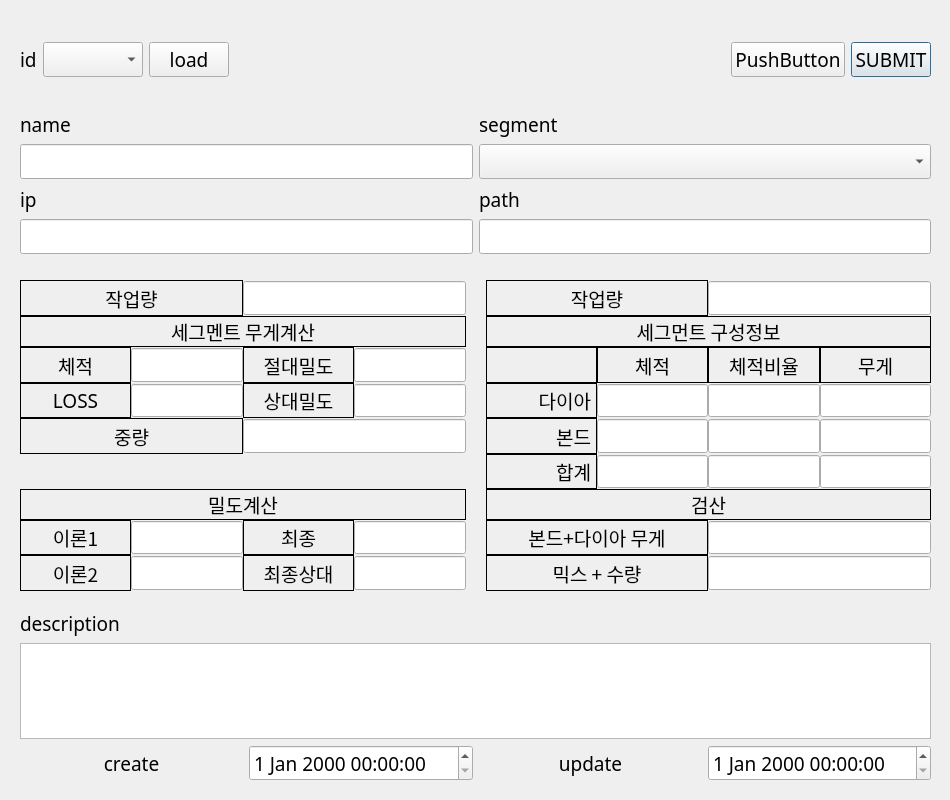
<?xml version="1.0" encoding="UTF-8"?>
<ui version="4.0">
 <class>Dialog</class>
 <widget class="QDialog" name="Dialog">
  <property name="geometry">
   <rect>
    <x>0</x>
    <y>0</y>
    <width>950</width>
    <height>800</height>
   </rect>
  </property>
  <property name="font">
   <font>
    <family>굴림</family>
    <pointsize>14</pointsize>
   </font>
  </property>
  <property name="windowTitle">
   <string>Dialog</string>
  </property>
  <widget class="QWidget" name="gridLayoutWidget">
   <property name="geometry">
    <rect>
     <x>20</x>
     <y>610</y>
     <width>911</width>
     <height>171</height>
    </rect>
   </property>
   <layout class="QGridLayout" name="gridLayout_2">
    <item row="1" column="0" colspan="4">
     <widget class="QPlainTextEdit" name="descriptionPlainTextEdit">
      <property name="plainText">
       <string/>
      </property>
     </widget>
    </item>
    <item row="2" column="2">
     <widget class="QLabel" name="label_17">
      <property name="text">
       <string>update</string>
      </property>
      <property name="alignment">
       <set>Qt::AlignCenter</set>
      </property>
     </widget>
    </item>
    <item row="2" column="0">
     <widget class="QLabel" name="label_16">
      <property name="text">
       <string>create</string>
      </property>
      <property name="alignment">
       <set>Qt::AlignCenter</set>
      </property>
     </widget>
    </item>
    <item row="2" column="3">
     <widget class="QDateTimeEdit" name="update_dateDateTimeEdit">
      <property name="specialValueText">
       <string> </string>
      </property>
     </widget>
    </item>
    <item row="2" column="1">
     <widget class="QDateTimeEdit" name="reg_dateDateTimeEdit">
      <property name="specialValueText">
       <string> </string>
      </property>
     </widget>
    </item>
    <item row="0" column="0" colspan="4">
     <widget class="QLabel" name="label_15">
      <property name="text">
       <string>description</string>
      </property>
     </widget>
    </item>
   </layout>
  </widget>
  <widget class="QWidget" name="gridLayoutWidget_3">
   <property name="geometry">
    <rect>
     <x>20</x>
     <y>20</y>
     <width>911</width>
     <height>80</height>
    </rect>
   </property>
   <layout class="QGridLayout" name="gridLayout">
    <item row="0" column="0">
     <widget class="QLabel" name="label_12">
      <property name="text">
       <string>id</string>
      </property>
     </widget>
    </item>
    <item row="0" column="6">
     <widget class="QPushButton" name="submitBtn">
      <property name="text">
       <string>SUBMIT</string>
      </property>
     </widget>
    </item>
    <item row="0" column="2">
     <widget class="QPushButton" name="loadBtn">
      <property name="text">
       <string>load</string>
      </property>
     </widget>
    </item>
    <item row="0" column="4">
     <spacer name="horizontalSpacer">
      <property name="orientation">
       <enum>Qt::Horizontal</enum>
      </property>
      <property name="sizeHint" stdset="0">
       <size>
        <width>40</width>
        <height>20</height>
       </size>
      </property>
     </spacer>
    </item>
    <item row="0" column="1">
     <widget class="QComboBox" name="idComboBox"/>
    </item>
    <item row="0" column="5">
     <widget class="QPushButton" name="pushButton">
      <property name="text">
       <string>PushButton</string>
      </property>
     </widget>
    </item>
   </layout>
  </widget>
  <widget class="QWidget" name="gridLayoutWidget_2">
   <property name="geometry">
    <rect>
     <x>20</x>
     <y>110</y>
     <width>911</width>
     <height>144</height>
    </rect>
   </property>
   <layout class="QGridLayout" name="gridLayout_3">
    <item row="2" column="0">
     <widget class="QLabel" name="label_19">
      <property name="text">
       <string>ip</string>
      </property>
     </widget>
    </item>
    <item row="0" column="1">
     <widget class="QLabel" name="label_18">
      <property name="text">
       <string>segment</string>
      </property>
     </widget>
    </item>
    <item row="0" column="0">
     <widget class="QLabel" name="label_14">
      <property name="text">
       <string>name</string>
      </property>
     </widget>
    </item>
    <item row="1" column="0">
     <widget class="QLineEdit" name="nameLineEdit">
      <property name="maximumSize">
       <size>
        <width>500</width>
        <height>16777215</height>
       </size>
      </property>
     </widget>
    </item>
    <item row="1" column="1">
     <widget class="QComboBox" name="segmentComboBox"/>
    </item>
    <item row="3" column="0">
     <widget class="QLineEdit" name="ipLineEdit">
      <property name="maximumSize">
       <size>
        <width>500</width>
        <height>16777215</height>
       </size>
      </property>
     </widget>
    </item>
    <item row="2" column="1">
     <widget class="QLabel" name="label_20">
      <property name="text">
       <string>path</string>
      </property>
     </widget>
    </item>
    <item row="3" column="1">
     <widget class="QLineEdit" name="pathLineEdit">
      <property name="maximumSize">
       <size>
        <width>500</width>
        <height>16777215</height>
       </size>
      </property>
     </widget>
    </item>
   </layout>
  </widget>
  <widget class="QWidget" name="sp_infoGridLayoutWidget">
   <property name="geometry">
    <rect>
     <x>20</x>
     <y>280</y>
     <width>911</width>
     <height>311</height>
    </rect>
   </property>
   <layout class="QGridLayout" name="sp_infoGridLayout">
    <property name="spacing">
     <number>0</number>
    </property>
    <item row="8" column="5" colspan="4">
     <widget class="QLabel" name="label_25">
      <property name="frameShape">
       <enum>QFrame::Box</enum>
      </property>
      <property name="text">
       <string>검산</string>
      </property>
      <property name="alignment">
       <set>Qt::AlignCenter</set>
      </property>
      <property name="margin">
       <number>3</number>
      </property>
     </widget>
    </item>
    <item row="6" column="8">
     <widget class="QDoubleSpinBox" name="autos_total_weightDoubleSpinBox">
      <property name="alignment">
       <set>Qt::AlignRight|Qt::AlignTrailing|Qt::AlignVCenter</set>
      </property>
      <property name="readOnly">
       <bool>true</bool>
      </property>
      <property name="buttonSymbols">
       <enum>QAbstractSpinBox::NoButtons</enum>
      </property>
      <property name="specialValueText">
       <string> </string>
      </property>
      <property name="maximum">
       <double>999999.989999999990687</double>
      </property>
     </widget>
    </item>
    <item row="0" column="5" colspan="2">
     <widget class="QLabel" name="label_43">
      <property name="frameShape">
       <enum>QFrame::Box</enum>
      </property>
      <property name="text">
       <string>작업량</string>
      </property>
      <property name="alignment">
       <set>Qt::AlignCenter</set>
      </property>
      <property name="margin">
       <number>3</number>
      </property>
     </widget>
    </item>
    <item row="0" column="0" colspan="2">
     <widget class="QLabel" name="label">
      <property name="frameShape">
       <enum>QFrame::Box</enum>
      </property>
      <property name="text">
       <string>작업량</string>
      </property>
      <property name="alignment">
       <set>Qt::AlignCenter</set>
      </property>
      <property name="margin">
       <number>3</number>
      </property>
     </widget>
    </item>
    <item row="5" column="7">
     <widget class="QDoubleSpinBox" name="autos_bond_volume_rateDoubleSpinBox">
      <property name="alignment">
       <set>Qt::AlignRight|Qt::AlignTrailing|Qt::AlignVCenter</set>
      </property>
      <property name="readOnly">
       <bool>true</bool>
      </property>
      <property name="buttonSymbols">
       <enum>QAbstractSpinBox::NoButtons</enum>
      </property>
      <property name="specialValueText">
       <string> </string>
      </property>
      <property name="maximum">
       <double>999999.989999999990687</double>
      </property>
     </widget>
    </item>
    <item row="9" column="5" colspan="2">
     <widget class="QLabel" name="label_41">
      <property name="font">
       <font>
        <pointsize>14</pointsize>
       </font>
      </property>
      <property name="frameShape">
       <enum>QFrame::Box</enum>
      </property>
      <property name="text">
       <string>본드+다이아 무게</string>
      </property>
      <property name="alignment">
       <set>Qt::AlignCenter</set>
      </property>
      <property name="margin">
       <number>3</number>
      </property>
     </widget>
    </item>
    <item row="10" column="2">
     <widget class="QLabel" name="label_27">
      <property name="frameShape">
       <enum>QFrame::Box</enum>
      </property>
      <property name="text">
       <string>최종상대</string>
      </property>
      <property name="alignment">
       <set>Qt::AlignCenter</set>
      </property>
      <property name="margin">
       <number>3</number>
      </property>
     </widget>
    </item>
    <item row="5" column="5">
     <widget class="QLabel" name="label_8">
      <property name="frameShape">
       <enum>QFrame::Box</enum>
      </property>
      <property name="text">
       <string>본드</string>
      </property>
      <property name="alignment">
       <set>Qt::AlignRight|Qt::AlignTrailing|Qt::AlignVCenter</set>
      </property>
      <property name="margin">
       <number>3</number>
      </property>
     </widget>
    </item>
    <item row="9" column="3">
     <widget class="QDoubleSpinBox" name="autos_final_densityDoubleSpinBox">
      <property name="alignment">
       <set>Qt::AlignRight|Qt::AlignTrailing|Qt::AlignVCenter</set>
      </property>
      <property name="readOnly">
       <bool>true</bool>
      </property>
      <property name="buttonSymbols">
       <enum>QAbstractSpinBox::NoButtons</enum>
      </property>
      <property name="specialValueText">
       <string> </string>
      </property>
      <property name="maximum">
       <double>999999.989999999990687</double>
      </property>
     </widget>
    </item>
    <item row="4" column="5">
     <widget class="QLabel" name="label_5">
      <property name="frameShape">
       <enum>QFrame::Box</enum>
      </property>
      <property name="text">
       <string>다이아</string>
      </property>
      <property name="alignment">
       <set>Qt::AlignRight|Qt::AlignTrailing|Qt::AlignVCenter</set>
      </property>
      <property name="margin">
       <number>3</number>
      </property>
     </widget>
    </item>
    <item row="5" column="2" colspan="2">
     <widget class="QDoubleSpinBox" name="autos_segment_weightDoubleSpinBox">
      <property name="alignment">
       <set>Qt::AlignRight|Qt::AlignTrailing|Qt::AlignVCenter</set>
      </property>
      <property name="readOnly">
       <bool>true</bool>
      </property>
      <property name="buttonSymbols">
       <enum>QAbstractSpinBox::NoButtons</enum>
      </property>
      <property name="specialValueText">
       <string> </string>
      </property>
      <property name="maximum">
       <double>999999.989999999990687</double>
      </property>
     </widget>
    </item>
    <item row="4" column="6">
     <widget class="QDoubleSpinBox" name="autos_dia_volumeDoubleSpinBox">
      <property name="alignment">
       <set>Qt::AlignRight|Qt::AlignTrailing|Qt::AlignVCenter</set>
      </property>
      <property name="readOnly">
       <bool>true</bool>
      </property>
      <property name="buttonSymbols">
       <enum>QAbstractSpinBox::NoButtons</enum>
      </property>
      <property name="specialValueText">
       <string> </string>
      </property>
      <property name="maximum">
       <double>999999.989999999990687</double>
      </property>
     </widget>
    </item>
    <item row="5" column="0" colspan="2">
     <widget class="QLabel" name="label_22">
      <property name="frameShape">
       <enum>QFrame::Box</enum>
      </property>
      <property name="text">
       <string>중량</string>
      </property>
      <property name="alignment">
       <set>Qt::AlignCenter</set>
      </property>
      <property name="margin">
       <number>3</number>
      </property>
     </widget>
    </item>
    <item row="3" column="2">
     <widget class="QLabel" name="label_11">
      <property name="frameShape">
       <enum>QFrame::Box</enum>
      </property>
      <property name="text">
       <string>절대밀도</string>
      </property>
      <property name="alignment">
       <set>Qt::AlignCenter</set>
      </property>
      <property name="margin">
       <number>3</number>
      </property>
     </widget>
    </item>
    <item row="4" column="2">
     <widget class="QLabel" name="label_13">
      <property name="frameShape">
       <enum>QFrame::Box</enum>
      </property>
      <property name="text">
       <string>상대밀도</string>
      </property>
      <property name="alignment">
       <set>Qt::AlignCenter</set>
      </property>
      <property name="margin">
       <number>3</number>
      </property>
     </widget>
    </item>
    <item row="8" column="0" colspan="4">
     <widget class="QLabel" name="label_26">
      <property name="frameShape">
       <enum>QFrame::Box</enum>
      </property>
      <property name="text">
       <string>밀도계산</string>
      </property>
      <property name="alignment">
       <set>Qt::AlignCenter</set>
      </property>
      <property name="margin">
       <number>3</number>
      </property>
     </widget>
    </item>
    <item row="9" column="2">
     <widget class="QLabel" name="label_28">
      <property name="frameShape">
       <enum>QFrame::Box</enum>
      </property>
      <property name="text">
       <string>최종</string>
      </property>
      <property name="alignment">
       <set>Qt::AlignCenter</set>
      </property>
      <property name="margin">
       <number>3</number>
      </property>
     </widget>
    </item>
    <item row="4" column="8">
     <widget class="QDoubleSpinBox" name="autos_dia_weightDoubleSpinBox">
      <property name="alignment">
       <set>Qt::AlignRight|Qt::AlignTrailing|Qt::AlignVCenter</set>
      </property>
      <property name="readOnly">
       <bool>true</bool>
      </property>
      <property name="buttonSymbols">
       <enum>QAbstractSpinBox::NoButtons</enum>
      </property>
      <property name="specialValueText">
       <string> </string>
      </property>
      <property name="maximum">
       <double>999999.989999999990687</double>
      </property>
     </widget>
    </item>
    <item row="6" column="6">
     <widget class="QDoubleSpinBox" name="autos_total_volumeDoubleSpinBox">
      <property name="alignment">
       <set>Qt::AlignRight|Qt::AlignTrailing|Qt::AlignVCenter</set>
      </property>
      <property name="readOnly">
       <bool>true</bool>
      </property>
      <property name="buttonSymbols">
       <enum>QAbstractSpinBox::NoButtons</enum>
      </property>
      <property name="specialValueText">
       <string> </string>
      </property>
      <property name="maximum">
       <double>999999.989999999990687</double>
      </property>
     </widget>
    </item>
    <item row="4" column="0">
     <widget class="QLabel" name="label_24">
      <property name="frameShape">
       <enum>QFrame::Box</enum>
      </property>
      <property name="text">
       <string>LOSS</string>
      </property>
      <property name="alignment">
       <set>Qt::AlignCenter</set>
      </property>
      <property name="margin">
       <number>3</number>
      </property>
     </widget>
    </item>
    <item row="3" column="0">
     <widget class="QLabel" name="label_3">
      <property name="frameShape">
       <enum>QFrame::Box</enum>
      </property>
      <property name="text">
       <string>체적</string>
      </property>
      <property name="alignment">
       <set>Qt::AlignCenter</set>
      </property>
      <property name="margin">
       <number>3</number>
      </property>
     </widget>
    </item>
    <item row="10" column="3">
     <widget class="QDoubleSpinBox" name="autos_final_rel_densityDoubleSpinBox">
      <property name="alignment">
       <set>Qt::AlignRight|Qt::AlignTrailing|Qt::AlignVCenter</set>
      </property>
      <property name="readOnly">
       <bool>true</bool>
      </property>
      <property name="buttonSymbols">
       <enum>QAbstractSpinBox::NoButtons</enum>
      </property>
      <property name="specialValueText">
       <string> </string>
      </property>
      <property name="maximum">
       <double>999999.989999999990687</double>
      </property>
     </widget>
    </item>
    <item row="10" column="7" colspan="2">
     <widget class="QDoubleSpinBox" name="autos_veri_countDoubleSpinBox">
      <property name="alignment">
       <set>Qt::AlignRight|Qt::AlignTrailing|Qt::AlignVCenter</set>
      </property>
      <property name="readOnly">
       <bool>true</bool>
      </property>
      <property name="buttonSymbols">
       <enum>QAbstractSpinBox::NoButtons</enum>
      </property>
      <property name="specialValueText">
       <string> </string>
      </property>
      <property name="maximum">
       <double>999999.989999999990687</double>
      </property>
     </widget>
    </item>
    <item row="9" column="1">
     <widget class="QDoubleSpinBox" name="autos_theo_density1DoubleSpinBox">
      <property name="alignment">
       <set>Qt::AlignRight|Qt::AlignTrailing|Qt::AlignVCenter</set>
      </property>
      <property name="readOnly">
       <bool>true</bool>
      </property>
      <property name="buttonSymbols">
       <enum>QAbstractSpinBox::NoButtons</enum>
      </property>
      <property name="specialValueText">
       <string> </string>
      </property>
      <property name="maximum">
       <double>999999.989999999990687</double>
      </property>
     </widget>
    </item>
    <item row="4" column="1">
     <widget class="QDoubleSpinBox" name="autos_lossDoubleSpinBox">
      <property name="alignment">
       <set>Qt::AlignRight|Qt::AlignTrailing|Qt::AlignVCenter</set>
      </property>
      <property name="readOnly">
       <bool>true</bool>
      </property>
      <property name="buttonSymbols">
       <enum>QAbstractSpinBox::NoButtons</enum>
      </property>
      <property name="specialValueText">
       <string> </string>
      </property>
      <property name="maximum">
       <double>999999.989999999990687</double>
      </property>
     </widget>
    </item>
    <item row="4" column="7">
     <widget class="QDoubleSpinBox" name="autos_dia_volume_rateDoubleSpinBox">
      <property name="alignment">
       <set>Qt::AlignRight|Qt::AlignTrailing|Qt::AlignVCenter</set>
      </property>
      <property name="readOnly">
       <bool>true</bool>
      </property>
      <property name="buttonSymbols">
       <enum>QAbstractSpinBox::NoButtons</enum>
      </property>
      <property name="specialValueText">
       <string> </string>
      </property>
      <property name="maximum">
       <double>999999.989999999990687</double>
      </property>
     </widget>
    </item>
    <item row="6" column="5">
     <widget class="QLabel" name="label_9">
      <property name="frameShape">
       <enum>QFrame::Box</enum>
      </property>
      <property name="text">
       <string>합계</string>
      </property>
      <property name="alignment">
       <set>Qt::AlignRight|Qt::AlignTrailing|Qt::AlignVCenter</set>
      </property>
      <property name="margin">
       <number>3</number>
      </property>
     </widget>
    </item>
    <item row="3" column="7">
     <widget class="QLabel" name="label_10">
      <property name="frameShape">
       <enum>QFrame::Box</enum>
      </property>
      <property name="text">
       <string>체적비율</string>
      </property>
      <property name="alignment">
       <set>Qt::AlignCenter</set>
      </property>
      <property name="margin">
       <number>3</number>
      </property>
     </widget>
    </item>
    <item row="4" column="3">
     <widget class="QDoubleSpinBox" name="loads_segment_rel_densityDoubleSpinBox">
      <property name="alignment">
       <set>Qt::AlignRight|Qt::AlignTrailing|Qt::AlignVCenter</set>
      </property>
      <property name="readOnly">
       <bool>true</bool>
      </property>
      <property name="buttonSymbols">
       <enum>QAbstractSpinBox::NoButtons</enum>
      </property>
      <property name="specialValueText">
       <string> </string>
      </property>
      <property name="maximum">
       <double>999999.989999999990687</double>
      </property>
     </widget>
    </item>
    <item row="1" column="4">
     <spacer name="verticalSpacer">
      <property name="orientation">
       <enum>Qt::Vertical</enum>
      </property>
      <property name="sizeHint" stdset="0">
       <size>
        <width>20</width>
        <height>40</height>
       </size>
      </property>
     </spacer>
    </item>
    <item row="9" column="0">
     <widget class="QLabel" name="label_23">
      <property name="frameShape">
       <enum>QFrame::Box</enum>
      </property>
      <property name="text">
       <string>이론1</string>
      </property>
      <property name="alignment">
       <set>Qt::AlignCenter</set>
      </property>
      <property name="margin">
       <number>3</number>
      </property>
     </widget>
    </item>
    <item row="6" column="7">
     <widget class="QDoubleSpinBox" name="autos_total_volume_rateDoubleSpinBox">
      <property name="alignment">
       <set>Qt::AlignRight|Qt::AlignTrailing|Qt::AlignVCenter</set>
      </property>
      <property name="readOnly">
       <bool>true</bool>
      </property>
      <property name="buttonSymbols">
       <enum>QAbstractSpinBox::NoButtons</enum>
      </property>
      <property name="specialValueText">
       <string> </string>
      </property>
      <property name="maximum">
       <double>999999.989999999990687</double>
      </property>
     </widget>
    </item>
    <item row="3" column="3">
     <widget class="QDoubleSpinBox" name="loads_bond_densityDoubleSpinBox">
      <property name="alignment">
       <set>Qt::AlignRight|Qt::AlignTrailing|Qt::AlignVCenter</set>
      </property>
      <property name="readOnly">
       <bool>true</bool>
      </property>
      <property name="buttonSymbols">
       <enum>QAbstractSpinBox::NoButtons</enum>
      </property>
      <property name="specialValueText">
       <string> </string>
      </property>
      <property name="maximum">
       <double>999999.989999999990687</double>
      </property>
     </widget>
    </item>
    <item row="5" column="6">
     <widget class="QDoubleSpinBox" name="autos_bond_volumeDoubleSpinBox">
      <property name="alignment">
       <set>Qt::AlignRight|Qt::AlignTrailing|Qt::AlignVCenter</set>
      </property>
      <property name="readOnly">
       <bool>true</bool>
      </property>
      <property name="buttonSymbols">
       <enum>QAbstractSpinBox::NoButtons</enum>
      </property>
      <property name="specialValueText">
       <string> </string>
      </property>
      <property name="maximum">
       <double>999999.989999999990687</double>
      </property>
     </widget>
    </item>
    <item row="10" column="1">
     <widget class="QDoubleSpinBox" name="autos_theo_density2DoubleSpinBox">
      <property name="alignment">
       <set>Qt::AlignRight|Qt::AlignTrailing|Qt::AlignVCenter</set>
      </property>
      <property name="readOnly">
       <bool>true</bool>
      </property>
      <property name="buttonSymbols">
       <enum>QAbstractSpinBox::NoButtons</enum>
      </property>
      <property name="specialValueText">
       <string> </string>
      </property>
      <property name="maximum">
       <double>999999.989999999990687</double>
      </property>
     </widget>
    </item>
    <item row="9" column="7" colspan="2">
     <widget class="QDoubleSpinBox" name="autos_veri_weightDoubleSpinBox">
      <property name="alignment">
       <set>Qt::AlignRight|Qt::AlignTrailing|Qt::AlignVCenter</set>
      </property>
      <property name="readOnly">
       <bool>true</bool>
      </property>
      <property name="buttonSymbols">
       <enum>QAbstractSpinBox::NoButtons</enum>
      </property>
      <property name="specialValueText">
       <string> </string>
      </property>
      <property name="maximum">
       <double>999999.989999999990687</double>
      </property>
     </widget>
    </item>
    <item row="3" column="8">
     <widget class="QLabel" name="label_4">
      <property name="frameShape">
       <enum>QFrame::Box</enum>
      </property>
      <property name="text">
       <string>무게</string>
      </property>
      <property name="alignment">
       <set>Qt::AlignCenter</set>
      </property>
      <property name="margin">
       <number>3</number>
      </property>
     </widget>
    </item>
    <item row="10" column="5" colspan="2">
     <widget class="QLabel" name="label_42">
      <property name="frameShape">
       <enum>QFrame::Box</enum>
      </property>
      <property name="text">
       <string>믹스 + 수량</string>
      </property>
      <property name="alignment">
       <set>Qt::AlignCenter</set>
      </property>
      <property name="margin">
       <number>3</number>
      </property>
     </widget>
    </item>
    <item row="5" column="8">
     <widget class="QDoubleSpinBox" name="autos_bond_weightDoubleSpinBox">
      <property name="alignment">
       <set>Qt::AlignRight|Qt::AlignTrailing|Qt::AlignVCenter</set>
      </property>
      <property name="readOnly">
       <bool>true</bool>
      </property>
      <property name="buttonSymbols">
       <enum>QAbstractSpinBox::NoButtons</enum>
      </property>
      <property name="specialValueText">
       <string> </string>
      </property>
      <property name="maximum">
       <double>999999.989999999990687</double>
      </property>
     </widget>
    </item>
    <item row="2" column="0" colspan="4">
     <widget class="QLabel" name="label_2">
      <property name="frameShape">
       <enum>QFrame::Box</enum>
      </property>
      <property name="text">
       <string>세그멘트 무게계산</string>
      </property>
      <property name="alignment">
       <set>Qt::AlignCenter</set>
      </property>
      <property name="margin">
       <number>3</number>
      </property>
     </widget>
    </item>
    <item row="3" column="1">
     <widget class="QDoubleSpinBox" name="loads_segment_vDoubleSpinBox">
      <property name="alignment">
       <set>Qt::AlignRight|Qt::AlignTrailing|Qt::AlignVCenter</set>
      </property>
      <property name="readOnly">
       <bool>true</bool>
      </property>
      <property name="buttonSymbols">
       <enum>QAbstractSpinBox::NoButtons</enum>
      </property>
      <property name="specialValueText">
       <string> </string>
      </property>
      <property name="maximum">
       <double>999999.989999999990687</double>
      </property>
     </widget>
    </item>
    <item row="10" column="0">
     <widget class="QLabel" name="label_21">
      <property name="frameShape">
       <enum>QFrame::Box</enum>
      </property>
      <property name="text">
       <string>이론2</string>
      </property>
      <property name="alignment">
       <set>Qt::AlignCenter</set>
      </property>
      <property name="margin">
       <number>3</number>
      </property>
     </widget>
    </item>
    <item row="7" column="4">
     <spacer name="verticalSpacer_2">
      <property name="orientation">
       <enum>Qt::Vertical</enum>
      </property>
      <property name="sizeHint" stdset="0">
       <size>
        <width>20</width>
        <height>40</height>
       </size>
      </property>
     </spacer>
    </item>
    <item row="2" column="5" colspan="4">
     <widget class="QLabel" name="label_7">
      <property name="frameShape">
       <enum>QFrame::Box</enum>
      </property>
      <property name="text">
       <string>세그먼트 구성정보</string>
      </property>
      <property name="alignment">
       <set>Qt::AlignCenter</set>
      </property>
      <property name="margin">
       <number>3</number>
      </property>
     </widget>
    </item>
    <item row="3" column="6">
     <widget class="QLabel" name="label_6">
      <property name="frameShape">
       <enum>QFrame::Box</enum>
      </property>
      <property name="text">
       <string>체적</string>
      </property>
      <property name="alignment">
       <set>Qt::AlignCenter</set>
      </property>
      <property name="margin">
       <number>3</number>
      </property>
     </widget>
    </item>
    <item row="3" column="5">
     <widget class="QLabel" name="label_29">
      <property name="frameShape">
       <enum>QFrame::Box</enum>
      </property>
      <property name="text">
       <string/>
      </property>
      <property name="alignment">
       <set>Qt::AlignRight|Qt::AlignTrailing|Qt::AlignVCenter</set>
      </property>
      <property name="margin">
       <number>3</number>
      </property>
     </widget>
    </item>
    <item row="0" column="2" colspan="2">
     <widget class="QSpinBox" name="inputs_workloadSpinBox">
      <property name="alignment">
       <set>Qt::AlignRight|Qt::AlignTrailing|Qt::AlignVCenter</set>
      </property>
      <property name="readOnly">
       <bool>true</bool>
      </property>
      <property name="buttonSymbols">
       <enum>QAbstractSpinBox::NoButtons</enum>
      </property>
      <property name="specialValueText">
       <string> </string>
      </property>
     </widget>
    </item>
    <item row="0" column="7" colspan="2">
     <widget class="QSpinBox" name="autos_segment_workSpinBox">
      <property name="alignment">
       <set>Qt::AlignRight|Qt::AlignTrailing|Qt::AlignVCenter</set>
      </property>
      <property name="readOnly">
       <bool>true</bool>
      </property>
      <property name="buttonSymbols">
       <enum>QAbstractSpinBox::NoButtons</enum>
      </property>
      <property name="specialValueText">
       <string> </string>
      </property>
     </widget>
    </item>
   </layout>
  </widget>
 </widget>
 <resources/>
 <connections/>
</ui>
